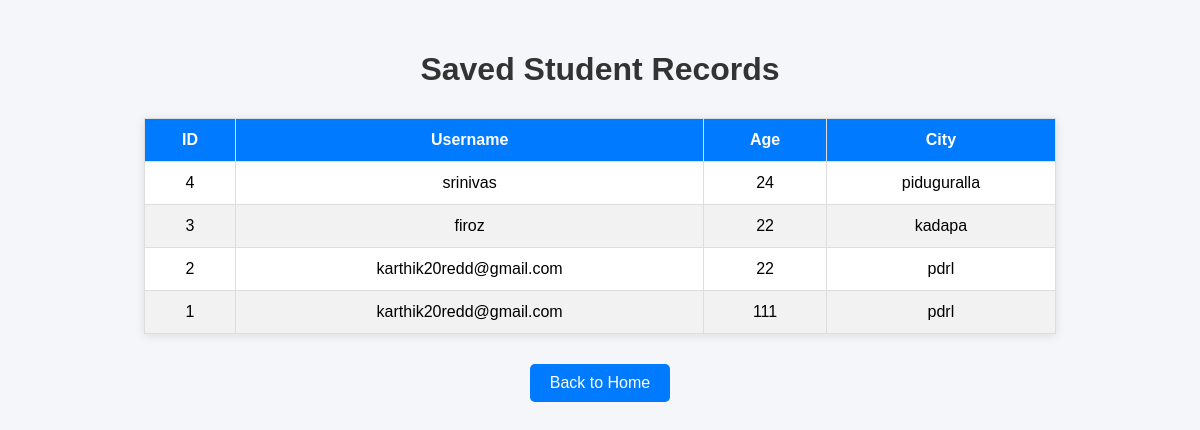
/students, run on the app's committed database.
### tables this page shows
CREATE TABLE students (
            id INTEGER PRIMARY KEY AUTOINCREMENT,
            username TEXT NOT NULL,
            age INTEGER NOT NULL,
            city TEXT NOT NULL
        );

### app.py (the view)
@app.route("/students")
def students():
    conn = get_db_connection()
    try:
        student_records = conn.execute(
            "SELECT * FROM students ORDER BY id DESC"
        ).fetchall()
    finally:
        conn.close()
    return render_template(
        "students.html",
        students=student_records
    )

### app.py (called while the page is built)
def get_db_connection():
    conn = sqlite3.connect(DATABASE)
    conn.row_factory = sqlite3.Row
    return conn

### templates/students.html (shortened to what this page needs)
<!DOCTYPE html>
<html lang="en">
<head>
</head>
<body>
    <h1>Saved Student Records</h1>
    {% if students %}
        <table>
            <thead>
                <tr>
                    <th>ID</th>
                    <th>Username</th>
                    <th>Age</th>
                    <th>City</th>
                </tr>
            </thead>
            <tbody>
                {% for student in students %}
                    <tr>
                        <td>{{ student["id"] }}</td>
                        <td>{{ student["username"] }}</td>
                        <td>{{ student["age"] }}</td>
                        <td>{{ student["city"] }}</td>
                    </tr>
                {% endfor %}
            </tbody>
        </table>
    {% else %}
        <p>No student records found in the database.</p>
    {% endif %}
    <a href="{{ url_for('home') }}">Back to Home</a>
</body>
</html>

### templates/students.html (style rules this page uses)
body { font-family: Arial, sans-serif; background-color: #f4f6f9; margin: 0; padding: 30px; }
h1 { text-align: center; color: #333; }
table { width: 80%; margin: 30px auto; border-collapse: collapse; background-color: white; box-shadow: 0 2px 10px rgba(0, 0, 0, 0.1); }
th, td { padding: 12px; text-align: center; border: 1px solid #ddd; }
th { background-color: #007bff; color: white; }
tr:nth-child(even) { background-color: #f2f2f2; }
a { display: block; width: fit-content; margin: 20px auto; padding: 10px 20px; background-color: #007bff; color: white; text-decoration: none; border-radius: 5px; }

### data on the page
students: id "4", username "srinivas", age "24", city "piduguralla"
students: id "3", username "firoz", age "22", city "kadapa"
students: id "2", username "karthik20redd@gmail.com", age "22", city "pdrl"
students: id "1", username "karthik20redd@gmail.com", age "111", city "pdrl"
